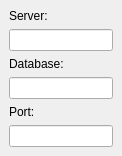
<ui version="4.0" >
 <author></author>
 <comment></comment>
 <exportmacro></exportmacro>
 <class>login_ext_form</class>
 <widget class="QWidget" name="login_ext_form" >
  <property name="geometry" >
   <rect>
    <x>0</x>
    <y>0</y>
    <width>122</width>
    <height>140</height>
   </rect>
  </property>
  <property name="windowTitle" >
   <string>LoginDlgExt</string>
  </property>
  <layout class="QVBoxLayout" >
   <property name="margin" >
    <number>9</number>
   </property>
   <property name="spacing" >
    <number>6</number>
   </property>
   <item>
    <widget class="QLabel" name="textLabel1" >
     <property name="sizePolicy" >
      <sizepolicy>
       <hsizetype>0</hsizetype>
       <vsizetype>0</vsizetype>
       <horstretch>0</horstretch>
       <verstretch>0</verstretch>
      </sizepolicy>
     </property>
     <property name="text" >
      <string>Server:</string>
     </property>
    </widget>
   </item>
   <item>
    <widget class="QLineEdit" name="leDBServer" />
   </item>
   <item>
    <widget class="QLabel" name="textLabel1_2" >
     <property name="sizePolicy" >
      <sizepolicy>
       <hsizetype>0</hsizetype>
       <vsizetype>0</vsizetype>
       <horstretch>0</horstretch>
       <verstretch>0</verstretch>
      </sizepolicy>
     </property>
     <property name="text" >
      <string>Database:</string>
     </property>
    </widget>
   </item>
   <item>
    <widget class="QLineEdit" name="leDBName" />
   </item>
   <item>
    <widget class="QLabel" name="lDBPort" >
     <property name="sizePolicy" >
      <sizepolicy>
       <hsizetype>0</hsizetype>
       <vsizetype>0</vsizetype>
       <horstretch>0</horstretch>
       <verstretch>0</verstretch>
      </sizepolicy>
     </property>
     <property name="text" >
      <string>Port:</string>
     </property>
    </widget>
   </item>
   <item>
    <widget class="QLineEdit" name="leDBPort" />
   </item>
  </layout>
 </widget>
 <layoutdefault spacing="6" margin="11" />
 <pixmapfunction></pixmapfunction>
 <resources>
  <include location="../xgis.qrc" />
 </resources>
 <connections/>
</ui>
